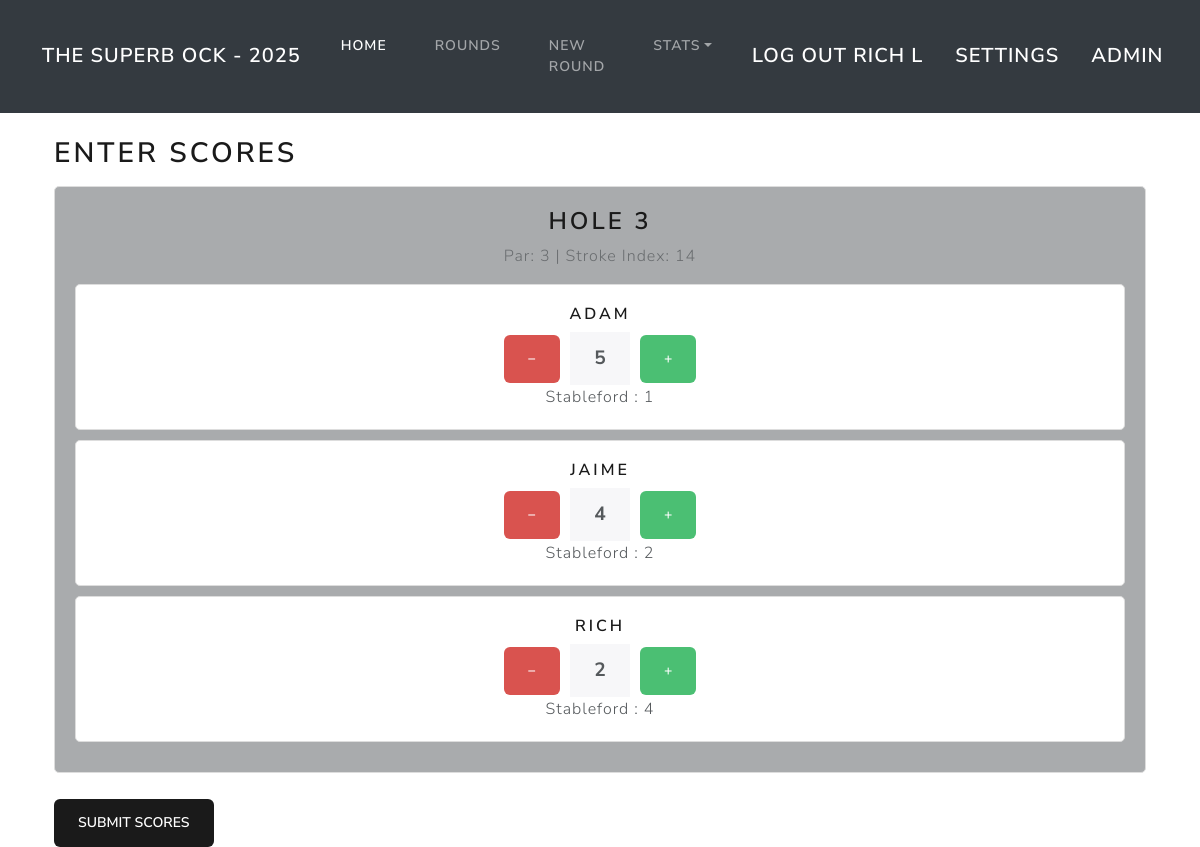
The page /rounds/16/3 (signed in) on the database its author committed.
### superb_ock/models.py (models this page shows, shortened)
class Score(models.Model):
    shots_taken = models.IntegerField(blank=True,null=True)
    stableford = models.IntegerField(blank=True,null=True)
    hole = models.ForeignKey(Hole,on_delete=models.CASCADE,null=True)
    player = models.ForeignKey(Player,on_delete=models.CASCADE,null=True)
    golf_round = models.ForeignKey(GolfRound,on_delete=models.CASCADE,null=True)
    handicap_index = models.FloatField()
    sandy = models.BooleanField(default=False)

### superb_ock/views.py (the view, shortened to what this page needs)
# urls.py: path("rounds/<int:round_id>/<int:hole_number>",views.EditScore.as_view() , name="edit_score"),
class EditScore(View):
    template_name = "superb_ock/rounds/edit_score_2.html"
    def get_context_data(self, round_id, hole_number):
        scores = (
            Score.objects.filter(golf_round=round_id)
            .order_by("player__first_name")
            .values(
                "shots_taken",
                "stableford",
                "id",
                "hole__hole_number",
                "hole__yards",
                "hole__par",
                "player__first_name",
                "player__second_name",
                "handicap_index",
                "sandy",
                "golf_round",
                "hole__stroke_index",
                "hole__golf_course__slope_rating",
                "hole__golf_course__course_rating",
                "hole__golf_course__par",
            )
        )
        scores_per_hole = [
            [score for score in scores if score["hole__hole_number"] == x + 1]
            for x in range(18)
        ]
        context = {
            "scores_per_hole": scores_per_hole,
            "round_id": round_id,
            "hole_number": hole_number,
        }
        return context
    def get(self, request, round_id, hole_number):
        if request.user.is_authenticated:
            return render(
                request,
                self.template_name,
                self.get_context_data(round_id, hole_number),
            )
        else:
            return redirect("golf_round",round_id=round_id)

### superb_ock/templates/superb_ock/rounds/edit_score_2.html (shortened to what this page needs)
{% extends "superb_ock/base.html" %}
{% block content %}
{% load static %}
<div class="container mt-4">
    <h2 class="mb-3">Enter Scores</h2>
    <div id="holeCarousel" class="carousel slide" data-bs-interval="false">
        <div class="carousel-inner">
            {% for hole in scores_per_hole %}
            <div class="carousel-item {% if forloop.counter == hole_number %}active{% endif %}" data-hole-id="{{ hole.0.hole__hole_number }}">
                <h3 class="text-center">Hole {{ hole.0.hole__hole_number }}</h3>
                <p class="text-center text-muted">Par: {{ hole.0.hole__par }} | Stroke Index: {{ hole.0.hole__stroke_index }}</p>
                <form method="POST" class="score-form">
                    {% for player in hole %}
                    <div class="player-card">
                        <h5>{{ player.player__first_name }}</h5>
                        <div class="score-entry">
                            <button type="button" class="btn btn-danger minus-btn" onclick="changeScore(this, -1,{{hole.0.hole__par}},{{player.handicap_index}},{{hole.0.hole__stroke_index}},{{hole.0.hole__golf_course__slope_rating}},{{hole.0.hole__golf_course__course_rating}},{{hole.0.hole__golf_course__par}})" >−</button>
                            <input type="number" class="form-control score-input" name="shots_{{ player.id }}" value="{% if player.shots_taken %}{{ player.shots_taken }}{% endif %}" data-original="{% if player.shots_taken %}{{ player.shots_taken }}{% endif %}">
                            <button type="button" class="btn btn-success plus-btn" onclick="changeScore(this, 1,{{hole.0.hole__par}},{{player.handicap_index}},{{hole.0.hole__stroke_index}},{{hole.0.hole__golf_course__slope_rating}},{{hole.0.hole__golf_course__course_rating}},{{hole.0.hole__golf_course__par}})">+</button>
                        </div>
                        <div class="stable_out" name="stable_{{ player.id }}">
                            Stableford : {% if player.stableford %}{{player.stableford}} {% else %} - {% endif %}
                        </div>
                    </div>
                    {% endfor %}
                </form>
            </div>
            {% endfor %}
        </div>
        <button class="carousel-control-prev" type="button" data-bs-target="#holeCarousel" data-bs-slide="prev">
            <span class="carousel-control-prev-icon" aria-hidden="true"></span>
        </button>
        <button class="carousel-control-next" type="button" data-bs-target="#holeCarousel" data-bs-slide="next">
            <span class="carousel-control-next-icon" aria-hidden="true"></span>
        </button>
    </div>
    <button type="submit" class="btn btn-primary mt-3 submit-btn">Submit Scores</button>
</div>
{% endblock %}

### superb_ock/templates/superb_ock/base.html (shortened to what this page needs)
<!DOCTYPE html>
<html lang="en">
<head>
    <link href="https://cdn.jsdelivr.net/npm/bootstrap@5.3.2/dist/css/bootstrap.min.css" rel="stylesheet"
>
    {% load static %}
    <link rel="stylesheet" href="{% static 'superb_ock/css/bootstrap.css' %}">
    <link rel="stylesheet" href="{% static 'superb_ock/css/styles.css' %}">
</head>
<body>
    <nav
    class="navbar navbar-expand-lg bg-dark" data-bs-theme="dark"
    >
        <div class="container">
            <a class="navbar-brand" href="{% url 'home' %}">The Superb Ock - 2025</a>
            <div class="collapse navbar-collapse" id="collapsibleNavId">
                <ul class="navbar-nav me-auto mt-2 mt-lg-0">
                    <li class="nav-item">
                        <a class="nav-link active" href="{% url 'home' %}" aria-current="page"
                            >Home
                            <span class="visually-hidden">(current)</span></a
                        >
                    </li>
                    <li class="nav-item">
                        <a class="nav-link" href="{% url 'rounds_overview' %}">Rounds</a>
                    </li>
                    {% if user.is_staff %}
                    <li class="nav-item">
                        <a class="nav-link" href="{% url 'new_round' %}">New Round</a>
                    </li>
                    {% endif %}
                    <li class="nav-item dropdown">
                        <a
                            class="nav-link dropdown-toggle"
                            href="#"
                            id="dropdownId"
                            data-bs-toggle="dropdown"
                            aria-haspopup="true"
                            aria-expanded="false"
                            >Stats</a
                        >
                    </li>
                </ul>
                {% if user.is_authenticated %}
                    <a class="navbar-brand" href="{% url 'logout' %}" class="nav-link active" title="Log Out">Log Out {{user.first_name}} {{user.last_name|first}}</a>
                    <a class="navbar-brand" href="#" class="nav-link active" title="Log Out">Settings</a>
                    {% if user.is_staff %}
                        <a class="navbar-brand" href="{% url 'admin:index' %}" class="nav-link active" title="Admin">Admin</a>
                    {% endif %}
                    {% else %}
                    <a class="navbar-brand" href="{% url 'login' %}" class="nav-link active" title="Login">Login</a>
                    <a class="navbar-brand" href="{% url 'sign_up_user' %}" class="nav-link active" title="sign up user">Sign Up</a>
                    {% endif %}
            </div>
        </div>
    </nav>
    <div class="container main">
        {% block content %}
        {% endblock content %}
    </div>
</body>
</html>

### superb_ock/static/superb_ock/css/styles.css (style rules this page uses)
.carousel-item, .player-card { text-align: center; padding: 20px; border: 1px solid #ddd; margin-bottom: 10px; border-radius: 5px; background-color: var(--bs-body-bg); }
.carousel-item { background-color: var(--bs-tertiary-color); }
.score-entry { display: flex; align-items: center; justify-content: center; gap: 10px; margin-top: 5px; }
.score-input { width: 60px; text-align: center; font-size: 1.2rem; font-weight: bold; }

### rows shown on the page
Score: hole "3", hole "14", player__first_name "ADAM", shots_taken "5", stableford "1"
Score: player__first_name "JAIME", shots_taken "4", stableford "2"
Score: player__first_name "RICH", shots_taken "2", stableford "4"

### other values the page prints
{{ user.first_name }} "RICH"
{{ user.last_name|first }} "L"
